Frame 1 (no input): blank canvas, image omitted
Frame 60 (the mouse pressed at the canvas centre just before this capture): blank canvas, image omitted
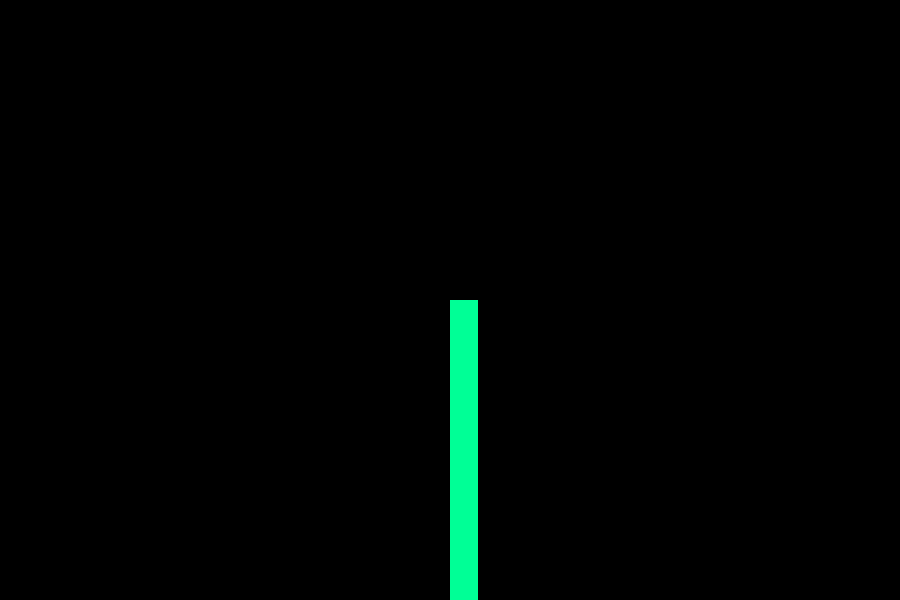
Frame 120 (the mouse held since frame 60 and released just before this capture)

The Processing sketch whose frames 1 and 60 were blank and that drew this single picture after the mouse press (run headless with seeded random() and noise(); from frame 60 on, the mouse is pressed at the canvas centre):

// Processing sketch: Tarea6_Array1D
// ── Tarea6_Array1D.pde
int cant = 30;
float[] altura;
float ancho;

void setup() {
  size(900, 600);
  
  altura = new float[cant];
  ancho = (float) width / cant;
  
  for (int i = 0; i < cant; i++) {
    altura[i] = 0;
  }
}

void draw() {
  background(0);

  if (mousePressed) {
    int indice = constrain(int(mouseX / ancho), 0, cant - 1);
    float altura2 = height - mouseY;
    altura[indice] = constrain(altura2, 0, height);
  }

  fill(0, 255, 150);
  noStroke();
  for (int i = 0; i < cant; i++) {
    float x = i * ancho;
    float y = height - altura[i];
    rect(x, y, ancho - 2, altura[i]);
  }
}
